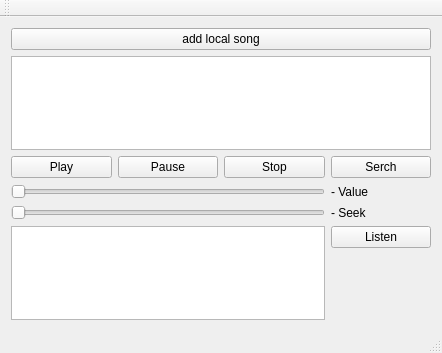
<?xml version="1.0" encoding="UTF-8"?>
<ui version="4.0">
 <class>MainWindow</class>
 <widget class="QMainWindow" name="MainWindow">
  <property name="geometry">
   <rect>
    <x>0</x>
    <y>0</y>
    <width>442</width>
    <height>353</height>
   </rect>
  </property>
  <property name="windowTitle">
   <string>SoundBand</string>
  </property>
  <widget class="QWidget" name="centralWidget">
   <layout class="QVBoxLayout" name="verticalLayout">
    <item>
     <layout class="QGridLayout" name="gridLayout">
      <item row="2" column="1">
       <widget class="QPushButton" name="Pause">
        <property name="text">
         <string>Pause</string>
        </property>
       </widget>
      </item>
      <item row="4" column="3">
       <widget class="QLabel" name="label_Seek">
        <property name="text">
         <string>- Seek</string>
        </property>
       </widget>
      </item>
      <item row="4" column="0" colspan="3">
       <widget class="QSlider" name="horizontalSlider_Seek">
        <property name="orientation">
         <enum>Qt::Horizontal</enum>
        </property>
       </widget>
      </item>
      <item row="2" column="3">
       <widget class="QPushButton" name="Search">
        <property name="text">
         <string>Serch</string>
        </property>
       </widget>
      </item>
      <item row="3" column="3">
       <widget class="QLabel" name="label_value">
        <property name="text">
         <string>- Value</string>
        </property>
       </widget>
      </item>
      <item row="3" column="0" colspan="3">
       <widget class="QSlider" name="horizontalSlider_Value">
        <property name="orientation">
         <enum>Qt::Horizontal</enum>
        </property>
       </widget>
      </item>
      <item row="2" column="2">
       <widget class="QPushButton" name="Stop">
        <property name="text">
         <string>Stop</string>
        </property>
       </widget>
      </item>
      <item row="0" column="0" colspan="4">
       <widget class="QPushButton" name="Select">
        <property name="text">
         <string>add local song</string>
        </property>
       </widget>
      </item>
      <item row="2" column="0">
       <widget class="QPushButton" name="Play">
        <property name="text">
         <string>Play</string>
        </property>
       </widget>
      </item>
      <item row="6" column="3">
       <layout class="QVBoxLayout" name="verticalLayout_2">
        <item>
         <widget class="QPushButton" name="listen">
          <property name="text">
           <string>Listen</string>
          </property>
         </widget>
        </item>
        <item>
         <spacer name="verticalSpacer">
          <property name="orientation">
           <enum>Qt::Vertical</enum>
          </property>
          <property name="sizeHint" stdset="0">
           <size>
            <width>20</width>
            <height>40</height>
           </size>
          </property>
         </spacer>
        </item>
       </layout>
      </item>
      <item row="1" column="0" colspan="4">
       <widget class="QTableView" name="localSongsView">
        <attribute name="horizontalHeaderCascadingSectionResizes">
         <bool>false</bool>
        </attribute>
        <attribute name="horizontalHeaderStretchLastSection">
         <bool>false</bool>
        </attribute>
       </widget>
      </item>
      <item row="6" column="0" colspan="3">
       <widget class="QTableView" name="ServersView"/>
      </item>
     </layout>
    </item>
   </layout>
  </widget>
  <widget class="QMenuBar" name="menuBar">
   <property name="geometry">
    <rect>
     <x>0</x>
     <y>0</y>
     <width>442</width>
     <height>25</height>
    </rect>
   </property>
  </widget>
  <widget class="QToolBar" name="mainToolBar">
   <attribute name="toolBarArea">
    <enum>TopToolBarArea</enum>
   </attribute>
   <attribute name="toolBarBreak">
    <bool>false</bool>
   </attribute>
  </widget>
  <widget class="QStatusBar" name="statusBar"/>
 </widget>
 <layoutdefault spacing="6" margin="11"/>
 <resources/>
 <connections/>
</ui>
